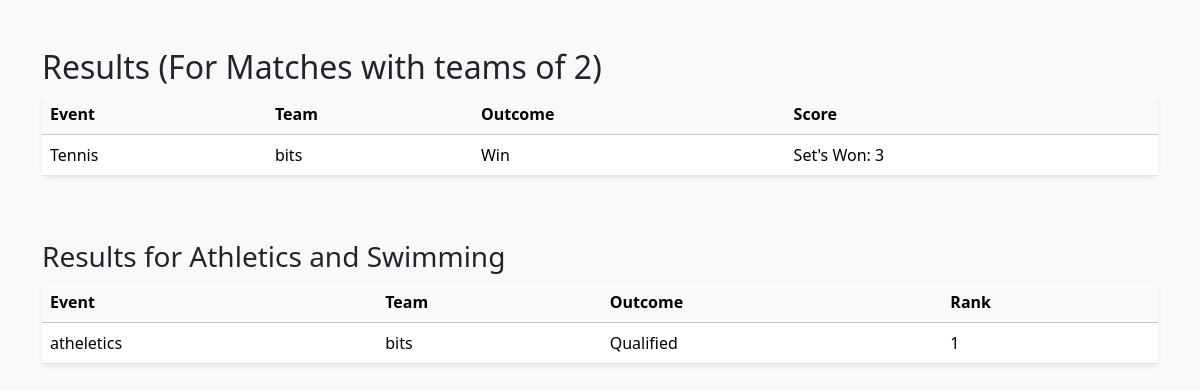
Page /results_view/ (signed in) on the committed database.
### users/models.py (models this page shows, shortened)
class Result(models.Model):
    event = models.ForeignKey(Event, on_delete=models.CASCADE)
    team=   models.ForeignKey(Team, on_delete=models.CASCADE)
    outcome = models.CharField(max_length=20, choices=[
        ("Win", "Win"),
        ("Lose", "Lose"),
        ("Draw", "Draw"),
    ])
    scoretype= models.CharField(max_length=20, choices=[
        ("Runs","Runs Scored"),
        ("Goals","Goals Scored"),
        ("Sets's Won","Set's Won"),
    ])
    score=models.IntegerField()

class Event(models.Model):
    GENDER_CHOICES = [
        ('M', 'Male'),
        ('F', 'Female'),
        ('X', 'Mixed'),
    ]
    name = models.CharField(max_length=255)
    sport = models.CharField(max_length=255)
    gender = models.CharField(max_length=1, choices=GENDER_CHOICES)
    max_team_size = models.PositiveIntegerField()

class Team(models.Model):
    event = models.ForeignKey(Event, on_delete=models.CASCADE, related_name="teams")
    college = models.ForeignKey(College, on_delete=models.CASCADE)
    members = models.ManyToManyField(UserProfile, blank=True)
    class Meta:
        unique_together = ('event', 'college')  # Ensures one team per college per event

class College(models.Model):
    name = models.CharField(max_length=255, unique=True)
    def __str__(self):
        return self.name

class Result_Many(models.Model):
    event = models.ForeignKey(Event, on_delete=models.CASCADE)
    team=   models.ForeignKey(Team, on_delete=models.CASCADE)
    outcome = models.CharField(max_length=20, choices=[
        ("Qualified", "Qualified"),
        ("Eliminated", "Eliminated"),
    ])
    rank=models.IntegerField()

### users/views.py (the view)
# urls.py: path("results_view/",views.user_results_view,name='user_results_view'),
def user_results_view(request):
    profile = UserProfile.objects.filter(user=request.user).first()
    college=profile.college
    team_result = Result.objects.filter(team__college=college)
    many_result = Result_Many.objects.filter(team__college=college)
    return render(request,'users/result.html',{'team_results':team_result,'many_results':many_result})

### users/templates/users/result.html (shortened to what this page needs)
{% load static %}
<!DOCTYPE html>
<html>
<head>
    <link href="https://cdn.jsdelivr.net/npm/bootstrap@5.3.3/dist/css/bootstrap.min.css" rel="stylesheet">
</head>
<body class="bg-light">
<div class="container py-5">
    <h2>Results (For Matches with teams of 2)</h2>
    {% if team_results %}
    <table class="table table-hover bg-white shadow-sm rounded">
        <thead class="table-light">
            <tr>
                <th>Event</th>
                <th>Team</th>
                <th>Outcome</th>
                <th>Score</th>
            </tr>
        </thead>
        <tbody>
            {% for result in team_results %}
            <tr>
                <td>{{ result.event.name }}</td>
                <td>{{ result.team.college }}</td>
                <td>{{ result.get_outcome_display }}</td>
                <td>{{ result.get_scoretype_display }}: {{ result.score }}</td>
            </tr>
            {% endfor %}
        </tbody>
    </table>
    {% else %}
        <p>No team results available.</p>
    {% endif %}
    <br><br>
    <h3>Results for Athletics and Swimming</h3>
    {% if many_results %}
    <table class="table table-hover bg-white shadow-sm rounded">
        <thead class="table-light">
            <tr>
                <th>Event</th>
                <th>Team</th>
                <th>Outcome</th>
                <th>Rank</th>
            </tr>
        </thead>
        <tbody>
            {% for result in many_results %}
            <tr>
                <td>{{ result.event.name }}</td>
                <td>{{ result.team.college }}</td>
                <td>{{ result.get_outcome_display }}</td>
                <td>{{ result.rank }}</td>
            </tr>
            {% endfor %}
        </tbody>
    </table>
    {% else %}
        <p>No individual/multiple results available.</p>
    {% endif %}
</div>
</body>
</html>

### rows in the picture
Result: event.name "Tennis", team.college "bits", outcome "Win", scoretype "Set's Won", score "3"
Result_Many: event.name "atheletics", team.college "bits", outcome "Qualified", rank "1"
